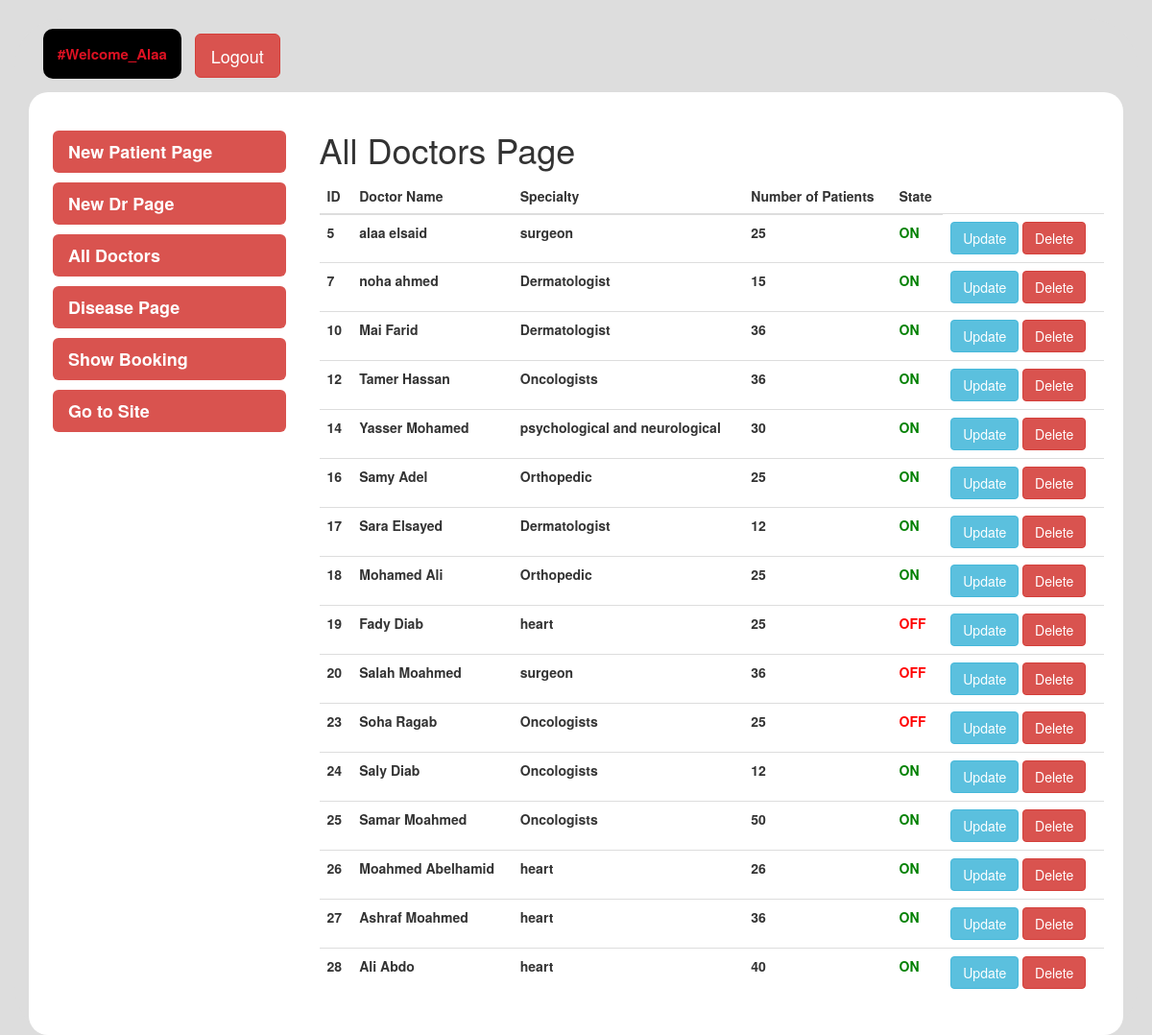
The page /admin?page=ShowDoctors (signed in) on the database its author committed.
### tables this page shows
CREATE TABLE `doctors` (
  `id` int(10) NOT NULL,
  `dr_name` varchar(30) NOT NULL,
  `dr_specialty` varchar(30) NOT NULL,
  `dr_patient_num` int(10) NOT NULL,
  `state` tinyint(1) NOT NULL
);

### admin/views/ShowDoctors.php (the view, shortened to what this page needs)
<?php
	$obj = new Database('../models/info.php');
	$conn = $obj->Connect();
	$q = "SELECT * FROM `doctors`";
	$sql = @mysqli_query($conn, $q);
?>
<section>
	<div class="row">
		<div class="col-md-12 admin-aboutpage">
			<table class="table">
				<thead>
					<tr>
						<th>ID</th>
						<th>Doctor Name</th>
						<th>Specialty</th>
						<th>Number of Patients</th>
						<th>State</th>
					</tr>
				</thead>
				<tbody>
					<?php
						while($row = @mysqli_fetch_array($sql, MYSQLI_ASSOC)){
					?>
						<tr>
							<td><?php echo $row['id'];?></td>
							<td><?php echo $row['dr_name']?></td>
							<td><?php echo $row['dr_specialty']?></td>
							<td><?php echo $row['dr_patient_num']?></td>
							<td>
								<?php
									echo $row['state'] == 0 ? "<span style=\"color: red;\">OFF</span>" : "<span style=\"color: green;\">ON</span>";
								?>
							</td>
							<td>
								<a href="?page=ShowDoctors&action=update&id=<?php echo $row['id']; ?>" class="btn btn-info">Update</a>
								<a href="?page=ShowDoctors&action=delete&id=<?php echo $row['id']; ?>" class="btn btn-danger">Delete</a>
							</td>
						</tr>
					<?php
						}
					?>
				</tbody>
			</table>
		</div>
	</div>
</section>

### rows shown on the page
doctors: id "5", dr_name "alaa elsaid", dr_specialty "surgeon", dr_patient_num "25", state "ON"
doctors: id "7", dr_name "noha ahmed", dr_specialty "Dermatologist", dr_patient_num "15", state "ON"
doctors: id "10", dr_name "Mai Farid", dr_specialty "Dermatologist", dr_patient_num "36", state "ON"
doctors: id "12", dr_name "Tamer Hassan", dr_specialty "Oncologists", dr_patient_num "36", state "ON"
doctors: id "14", dr_name "Yasser Mohamed", dr_specialty "psychological and neurological", dr_patient_num "30", state "ON"
doctors: id "16", dr_name "Samy Adel", dr_specialty "Orthopedic", dr_patient_num "25", state "ON"
doctors: id "17", dr_name "Sara Elsayed", dr_specialty "Dermatologist", dr_patient_num "12", state "ON"
doctors: id "18", dr_name "Mohamed Ali", dr_specialty "Orthopedic", dr_patient_num "25", state "ON"
doctors: id "19", dr_name "Fady Diab", dr_specialty "heart", dr_patient_num "25", state "OFF"
doctors: id "20", dr_name "Salah Moahmed", dr_specialty "surgeon", dr_patient_num "36", state "OFF"
doctors: id "23", dr_name "Soha Ragab", dr_specialty "Oncologists", dr_patient_num "25", state "OFF"
doctors: id "24", dr_name "Saly Diab", dr_specialty "Oncologists", dr_patient_num "12", state "ON"
doctors: id "25", dr_name "Samar Moahmed", dr_specialty "Oncologists", dr_patient_num "50", state "ON"
doctors: id "26", dr_name "Moahmed Abelhamid", dr_specialty "heart", dr_patient_num "26", state "ON"
doctors: id "27", dr_name "Ashraf Moahmed", dr_specialty "heart", dr_patient_num "36", state "ON"
doctors: id "28", dr_name "Ali Abdo", dr_specialty "heart", dr_patient_num "40", state "ON"

### other values the page prints
$admin "Alaa"
